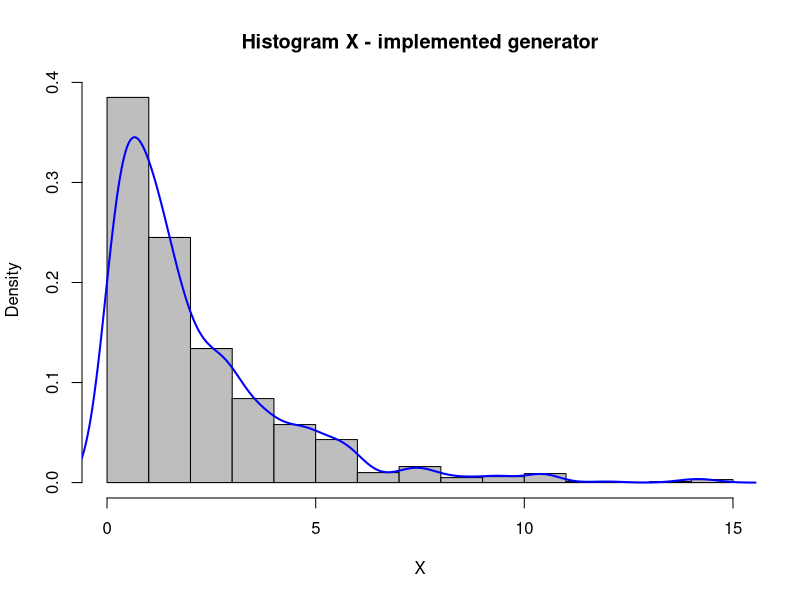
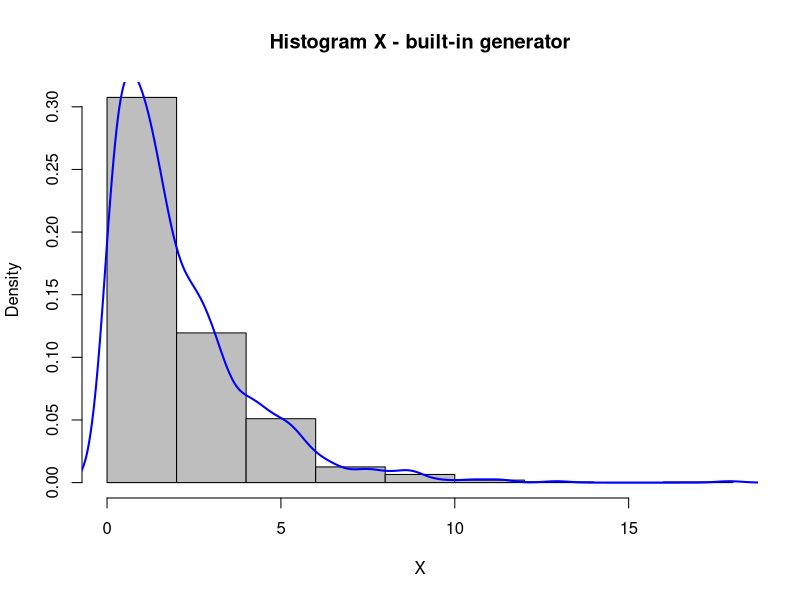
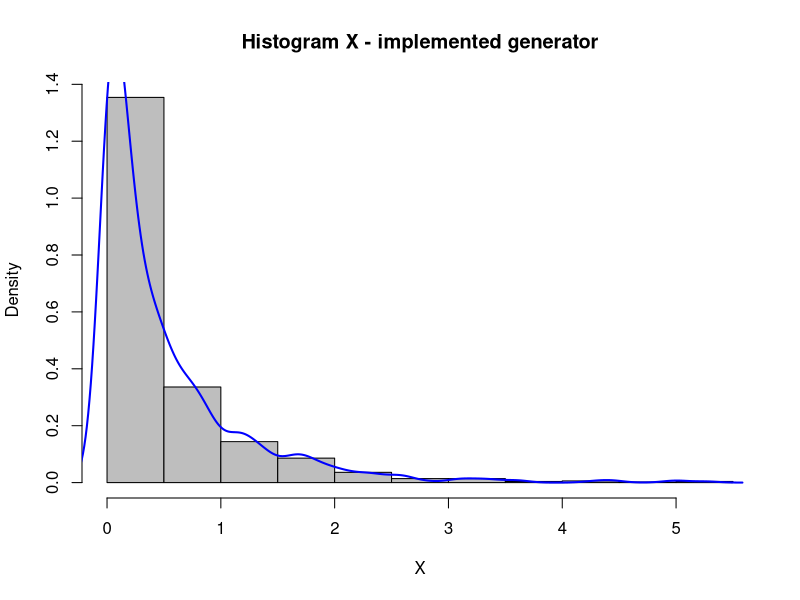
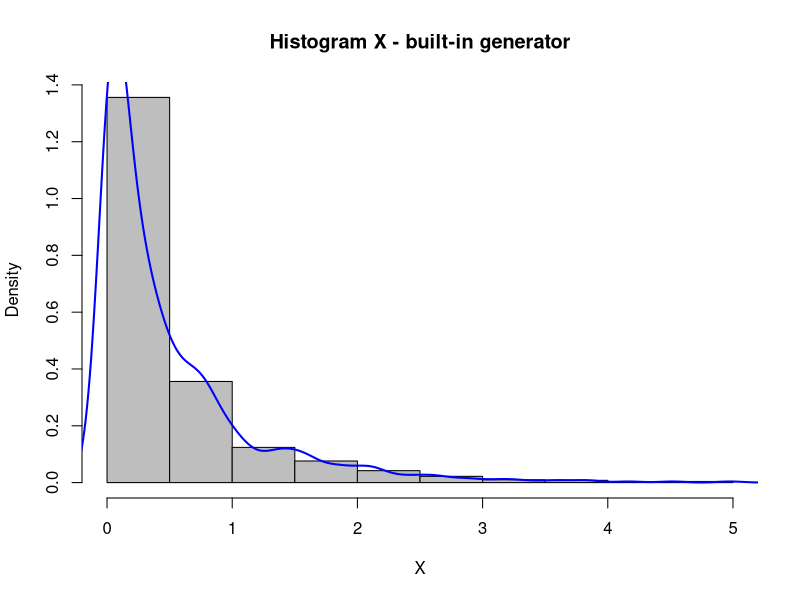
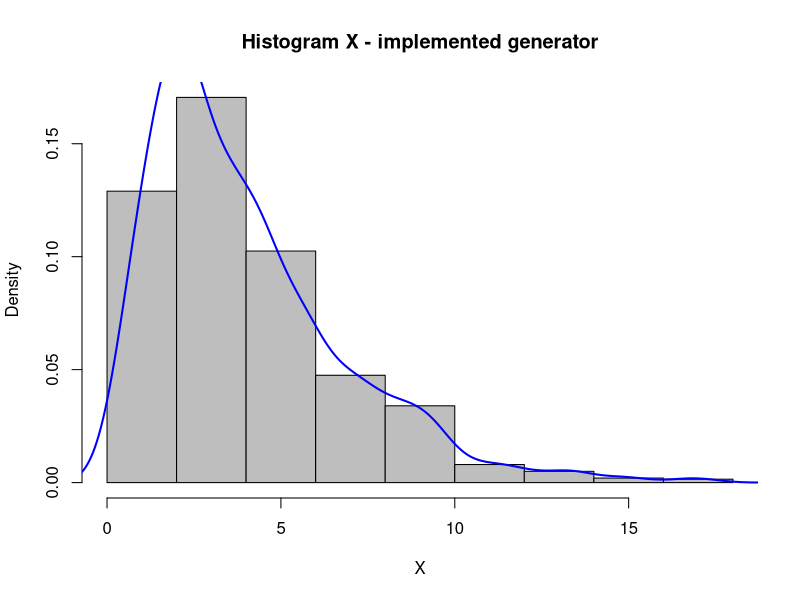
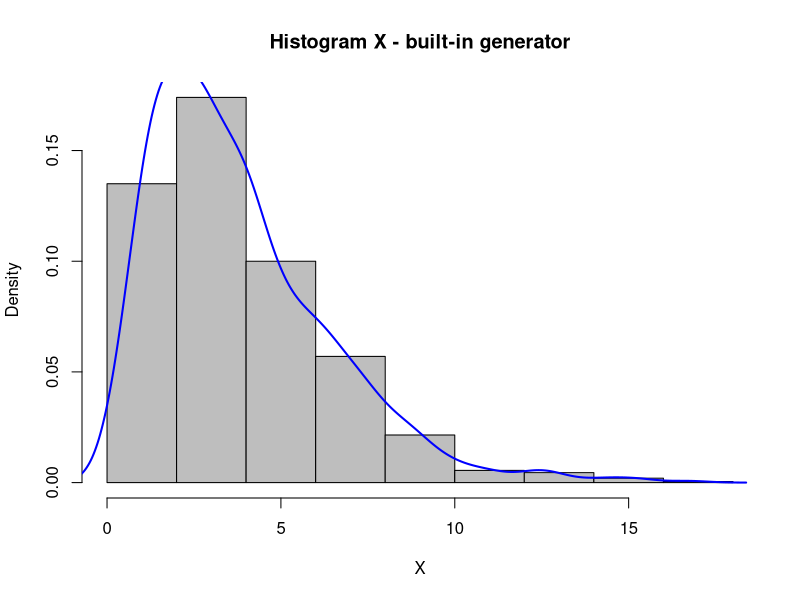
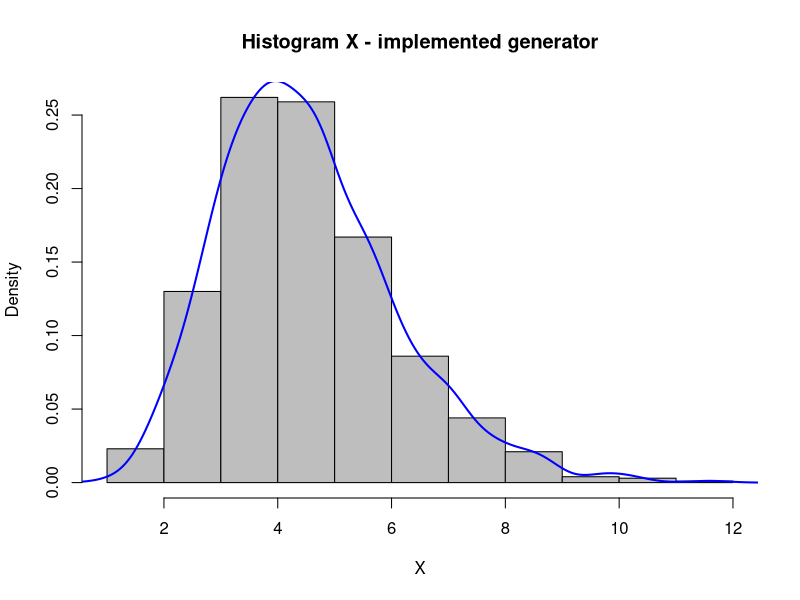
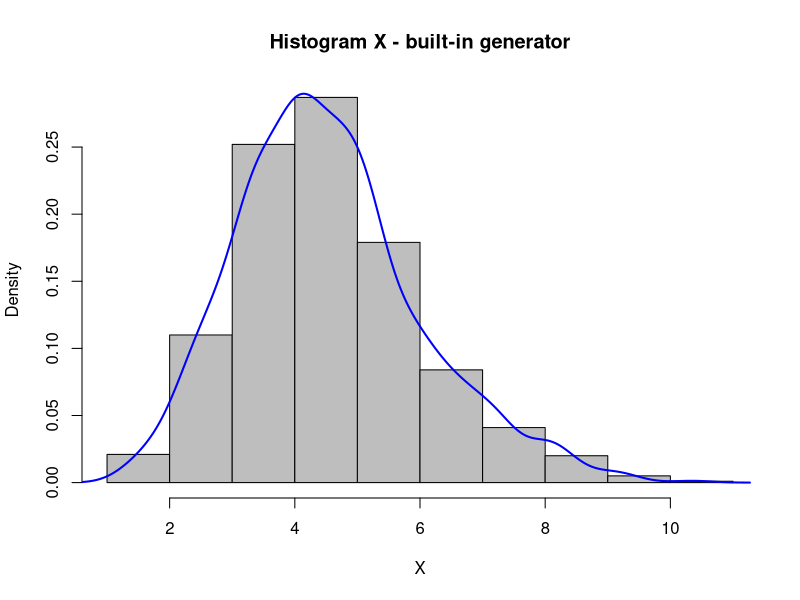

Source code (R) for these figures, in order:
## ---- chunk 1
knitr::opts_chunk$set(echo = FALSE)
## ---- chunk 2
plot_hist <- function(X){
  if( typeof(X) == "list"){
    S <- unlist(X[1])
    iters <- unlist(X[2])
    title = "Histogram X - implemented generator"
    txt = "Generator implemented"
    print(paste("Number of iterations: ",iters, sep=""))
  } else {
    S <- X
    title = "Histogram X - built-in generator"
    txt = "Built-in generator"
  }
  hist(S, prob=TRUE, col="grey", xlab = "X", main = title)
  lines(density(S), col="blue", lwd=2)
  print(paste(txt, " average: ", mean(S), sep=""))
  print(paste(txt, " variance: ", var(S), sep=""))
  
}
## ---- chunk 3
gkm1 <- function(a, beta, N){
  if(a <= 1){
    return("Invalid parameter a!")
  } else {
    ap <- a-1
    b <- (a-(1/(6*a)))/ap
    m <- 2/ap
    d <- m+2
    
    niter <- 0 
    X <- c()
    
    while(length(X) < N){
      sample <- "Reject"
      while(sample != "Accept"){
        niter <- niter + 1
        U1 <- runif(1)
        U2 <- runif(1)
        V <- b*U2/U1
      
        check1 <- m*U1 - d + V + (1/V)
        check2 <- m*log(U1) - log(V) + V - 1

        if(check1 <= 0){
          sample <- "Accept"
        } else if(check2 <= 0){
          sample <- "Accept"
        } else {
          sample <- "Reject"
        }
      }
    X <- append(X, beta*ap*V)
    }
  }
  
  return(list(X, niter))
}
## ---- chunk 4
adr <- function(a, beta, N){
  if(a > 1){
    return("Invalid parameter a!")
  } else {
    b <- (a + exp(1))/exp(1)
    
    niter <- 0 
    X <- c()
    
    while(length(X) < N){
      sample <- "Reject"
      while(sample != "Accept"){
        niter <- niter + 1
        U1 <- runif(1)
        U2 <- runif(1)
        Y <- b*U1
        
        if (Y <= 1){
          Z <- Y^(1/a)
          if (U2 < exp(-Z)){
            sample <- "Accept"
          }
        } else {
          Z <- -log((b-Y)/a)
          if (U2 <= Z^(a-1)){
            sample <- "Accept"
          }
        }
      }
    X <- append(X, beta*Z)
    }
  }
  
  return(list(X, niter))
}
## ---- chunk 5
gam <- function(a, beta, N, unlist=FALSE){
  if (a <= 1){
    G <- adr(a,beta,N)
  } else {
    G <- gkm1(a, beta, N)
  }
  
  if (unlist){
    G <- unlist(G[1])
  }
  return(G)
}
## ---- chunk 6
G1 <- gam(1,2,1000)
G2 <- rgamma(n=1000, scale=2, shape=1)
plot_hist(G1)
plot_hist(G2)
## ---- chunk 7
G1 <- gam(0.5,1,1000)
G2 <- rgamma(n=1000, scale=1, shape=0.5)
plot_hist(G1)
plot_hist(G2)
## ---- chunk 8
G1 <- gam(2,2,1000)
G2 <- rgamma(n=1000, scale=2, shape=2)
plot_hist(G1)
plot_hist(G2)
## ---- chunk 9
G1 <- gam(9,0.5,1000)
G2 <- rgamma(n=1000, scale=0.5, shape=9)
plot_hist(G1)
plot_hist(G2)
## ---- chunk 10
iters1 <- c()
time1 <- c()
iters2 <- c()
time2 <- c()
x <- c()
N <- c()
for (n in c(100, 1000, 5000, 10000, 20000)){
  N <- append(N, n)

  start.time <- as.numeric(as.numeric(Sys.time())*1000, digits=15)
  G1 <- gam(0.5, 2, N=n)
  end.time <-  as.numeric(as.numeric(Sys.time())*1000, digits=15)
  t1 <- end.time - start.time


  iters1 <- append(iters1, unlist(G1[2]))
  time1 <- append(time1, t1)
  
  start.time <- as.numeric(as.numeric(Sys.time())*1000, digits=15)
  G2 <- gam(2, 2, N=n)
  end.time <-  as.numeric(as.numeric(Sys.time())*1000, digits=15)
  t2 <- end.time - start.time

  
  iters2 <- append(iters2, unlist(G2[2]))
  time2 <- append(time2, t2)
  
  print(paste("Number of iterations for a <=1: ", unlist(G1[2]), " with N=", n,sep=""))
  print(paste("Number of iterations for a >1: ", unlist(G2[2]), " with N=", n, sep=""))
  
  print(paste("The execution time of the algorithm for a <=1: ", t1, " with N=", n,sep=""))
  print(paste("The execution time of the algorithm for a >1: ", t2, " with N=", n, sep=""))

}

plot(N, iters1,  type = "b", col = "red" , lwd = 3, pch = 1, xlab="", ylab="")
lines(N, iters2, type = "b", col = "green" , lwd = 3, pch = 1)
title(main = "Number of iterations relative to sample size", xlab = "Sample size N", ylab="Number of iterations")
legend("topleft", legend=c("Ahrens-Dieter (a<=1)", "GKM1 (a>1)"), col=c("red","green"),lty=1:2, cex=0.8)

plot(N, time1,  type = "b", col = "red" , lwd = 3, pch = 1, xlab="", ylab="")
lines(N, time2, type = "b", col = "green" , lwd = 3, pch = 1)
title(main = "Number of iterations relative to sample size", xlab = "Wielkość próbki N", ylab="Czas [ms]")
legend("topleft", legend=c("Ahrens-Dieter (a<=1)", "GKM1 (a>1)"), col=c("red","green"),lty=1:2, cex=0.8)

## ---- chunk 11
poisson <- function(N,theta){
    X <- c()
    while(length(X) < N){
      p <- exp(-theta)
      Fd <- p
      Nbig <- 0

      
      U <- runif(2)
      U1 <- U[2]
      
      while (U1 > Fd){
        Nbig <- Nbig + 1
        p <- p*theta/Nbig
        Fd <- Fd + p
        }
      X <- append(X,Nbig)
      }
    return(X)
}
## ---- chunk 12
insurance_model <- function(t, lambda=25, a=5, beta=2, seed=123){
  set.seed(seed)
  S <- rep(NA,t)
    
  n <- poisson(t, theta=lambda)
  for (j in 1:t){
    n_j <- n[j]
    x_j <- gam(a, beta, n_j, unlist=TRUE)
    s_j <- sum(x_j)
    S[j] <- s_j
  }
  return(S)
  
}
## ---- chunk 13
S <- insurance_model(t=12)
hist(S)
print(paste("Total claims per 12-month interval: ", sum(S), sep=""))
## ---- chunk 14
insurance_model_probability <- function(K, t, N = 1000, lambda=25, a=5, beta=2){
  p = 0
  for (i in 1:N){
    seed = i
    
    S <- insurance_model(t = t, lambda = lambda, a = a, beta = beta, seed=seed)
    
    if (sum(S) > K){
      p = p+1
    }
  }
  
  prob = p/N

  print(paste("Probability of exceeding the sum K: ", K, " in time t: ", t, " equals: ", prob,       " for the parameters lambda= ", lambda, " ,a= ", a, " ,beta= ", beta, ".",sep=""))
  
  return(c(t, K, prob))
  }

## ---- chunk 15
str1 <- insurance_model_probability(K = 3000,  t=12)
## ---- chunk 16
K <- c()
prob <- c()
for (ks in seq(2950,3350,100)){
    K <- append(K, ks)
    str1 <- insurance_model_probability(K = ks,  t=12)
    prob <- append(prob, str1[3])
}
plot(x= K, y=prob, type = "b", pch = 19, col="red", xlab= "Amount K", ylab = "Probability of exceeding K")
## ---- chunk 17
S <- insurance_model(t=12, lambda = 15, a = 9, beta=5)
hist(S)
print(paste("Total claims per 12-month interval: ", sum(S), sep=""))
## ---- chunk 18
K <- c()
prob <- c()
for (ks in seq(7800,8200,100)){
    K <- append(K, ks)
    str1 <- insurance_model_probability(K = ks,  t=12, lambda=15, a = 9, beta = 5)
    prob <- append(prob, str1[3])
}
plot(x= K, y=prob, type = "b", pch = 19, col="red", xlab= "Amount K", ylab = "Probability of exceeding K")
## ---- chunk 19
S <- insurance_model(t=24)
hist(S, breaks = 15)
print(paste("Total claims per 24-month interval: ", sum(S), sep=""))
## ---- chunk 20
S <- insurance_model(t=24, lambda = 15, a = 9, beta=5)
hist(S, breaks = 15)
print(paste("Total claims per 24-month interval: ", sum(S), sep=""))
## ---- chunk 21
K <- c()
prob <- c()
for (ks in seq(5900,6300,100)){
    K <- append(K, ks)
    str1 <- insurance_model_probability(K = ks,  t=24)
    prob <- append(prob, str1[3])
}
plot(x= K, y=prob, type = "b", pch = 19, col="red", xlab= "Amount K", ylab = "Probability of exceeding K")
## ---- chunk 22
K <- c()
prob <- c()
for (ks in seq(16400,16800,100)){
    K <- append(K, ks)
    str1 <- insurance_model_probability(K = ks,  t=24, lambda=15, a = 9, beta = 5)
    prob <- append(prob, str1[3])
}
plot(x= K, y=prob, type = "b", pch = 19, col="red", xlab= "Amount K", ylab = "Probability of exceeding K")
